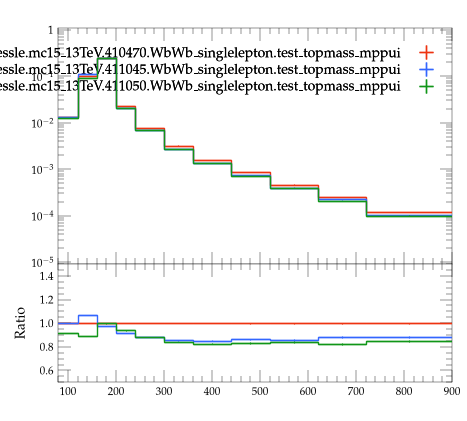

This chart was generated by the following Python code:
#! /usr/bin/env python3

# This Python script was auto-generated using YODA v2.1.2.
# Analysis object: /WbWb_singlelepton/m_minimax
# Timestamp: 07-08-2026 (09:16:01)

import matplotlib as mpl
import matplotlib.pyplot as plt
mpl.use('Agg') # comment out for interactive use
import os
import numpy as np
from numpy import nan, inf

plotDir = os.path.split(os.path.realpath(__file__))[0]
if 'YODA_USER_PLOT_PATH' in globals():
    plot_outdir = globals()['YODA_USER_PLOT_PATH']
else:
    plot_outdir = plotDir

#plot style
plt.style.use(os.path.join(plotDir, '../default.mplstyle'))
# plot metadata
figW, figH = plt.rcParams['figure.figsize']
ax_xLabel = ''
ax_yLabel = ''
ax_title  = ''
ax_xScale = 'linear'
ax_yScale = 'log'
xLims = (80.0, 900.0)
yLims = (9e-06, 1.1)

# TeX-friendly labels for the legend
labels = {
  'legend' : ([ r"user.johessle.mc15\_13TeV.410470.WbWb\_singlelepton.test\_topmass\_mppui", r"user.johessle.mc15\_13TeV.411045.WbWb\_singlelepton.test\_topmass\_mppui", r"user.johessle.mc15\_13TeV.411050.WbWb\_singlelepton.test\_topmass\_mppui" ], r""),
}

# Adjust canvas width and height
canvasW = 10.0
canvasH = 9.0
figW *= canvasW/10.
figH *= canvasH/9.

# Create figure and axis objects
fig, (ax, ratio0_ax) = plt.subplots(2, 1, sharex=True,
                  figsize=(figW,figH), gridspec_kw={'height_ratios': (6.0, 3.0)})

# Set figure margins
plt.subplots_adjust(
    left   = 1.0 * plt.rcParams['figure.subplot.left'],
    right  = 1.0 * plt.rcParams['figure.subplot.right'],
    top    = 1.0 * plt.rcParams['figure.subplot.top'],
    bottom = 1.0 * plt.rcParams['figure.subplot.bottom'])

ratio0_ax.yaxis.set_major_locator(mpl.ticker.MultipleLocator(0.2))
ratio0_ax.set_ylim(0.5, 1.4999)
ratio0_ax.set_ylabel('Ratio')

# the numerical data is stored in a separate file
dataf = dict()
prefix = os.path.split(__file__)[0]
if prefix:    prefix = prefix + '/'
exec(open(prefix+'m_minimax__data.py').read(), dataf)


legend_handles = dict() # keep track of handles for the legend

# style options for curves
# starts at zorder>=5 to draw curve on top of legend
styles = {
  'user.johessle.mc15_13TeV.410470.WbWb_singlelepton.test_topmass_mppui.yoda': {
    'color' : '#EE3311',
    'linestyle' : '-',
    'lineopacity' : 1.0,
    'linewidth' : 1,
    'marker' : 'none',
    'markersize' : 2,
    'capsize' : 0.0,
    'zorder' : 5,
    'histstyle' : 1,
    'drawstyle' : 'steps-pre',
    'xerrorbars' : 1,
    'yerrorbars' : 1,
    'fillcolor' : None,
    'fillopacity' : 1.0,
    'ratio0_linestyle' : '-',
    'ratio0_lineopacity' : 1.0,
    'ratio0_linewidth' : 1,
    'ratio0_marker' : 'none',
    'ratio0_markersize' : 2,
    'ratio0_capsize' : 0.0,
    'ratio0_zorder' : 5,
    'ratio0_histstyle' : 1,
    'ratio0_drawstyle' : 'steps-pre',
    'ratio0_xerrorbars' : 1,
    'ratio0_yerrorbars' : 1,
  },
  'user.johessle.mc15_13TeV.411045.WbWb_singlelepton.test_topmass_mppui.yoda': {
    'color' : '#3366FF',
    'linestyle' : '-',
    'lineopacity' : 1.0,
    'linewidth' : 1,
    'marker' : 'none',
    'markersize' : 2,
    'capsize' : 0.0,
    'zorder' : 6,
    'histstyle' : 1,
    'drawstyle' : 'steps-pre',
    'xerrorbars' : 1,
    'yerrorbars' : 1,
    'fillcolor' : None,
    'fillopacity' : 1.0,
    'ratio0_linestyle' : '-',
    'ratio0_lineopacity' : 1.0,
    'ratio0_linewidth' : 1,
    'ratio0_marker' : 'none',
    'ratio0_markersize' : 2,
    'ratio0_capsize' : 0.0,
    'ratio0_zorder' : 6,
    'ratio0_histstyle' : 1,
    'ratio0_drawstyle' : 'steps-pre',
    'ratio0_xerrorbars' : 1,
    'ratio0_yerrorbars' : 1,
  },
  'user.johessle.mc15_13TeV.411050.WbWb_singlelepton.test_topmass_mppui.yoda': {
    'color' : '#109618',
    'linestyle' : '-',
    'lineopacity' : 1.0,
    'linewidth' : 1,
    'marker' : 'none',
    'markersize' : 2,
    'capsize' : 0.0,
    'zorder' : 7,
    'histstyle' : 1,
    'drawstyle' : 'steps-pre',
    'xerrorbars' : 1,
    'yerrorbars' : 1,
    'fillcolor' : None,
    'fillopacity' : 1.0,
    'ratio0_linestyle' : '-',
    'ratio0_lineopacity' : 1.0,
    'ratio0_linewidth' : 1,
    'ratio0_marker' : 'none',
    'ratio0_markersize' : 2,
    'ratio0_capsize' : 0.0,
    'ratio0_zorder' : 7,
    'ratio0_histstyle' : 1,
    'ratio0_drawstyle' : 'steps-pre',
    'ratio0_xerrorbars' : 1,
    'ratio0_yerrorbars' : 1,
  },
}

# curve from input yoda files in main panel
for label, yvals in dataf['yvals'].items():
    if all(np.isnan(v) for v in dataf['yvals'][label]):
        continue
    tmp = None
    if styles[label]['histstyle']: # draw as histogram
        xpos = dataf['xedges'][label] if styles[label]['drawstyle'] else dataf['xpoints'][label]
        ypos = np.insert(yvals, 0, yvals[0]) if styles[label]['drawstyle'] else yvals
        if styles[label]['fillcolor']: # fill area below curve
            ax.fill_between(xpos, ypos, step='pre',
                            color=styles[label]['fillcolor'],
                            alpha=styles[label]['fillopacity'])
        tmp, = ax.plot(xpos, ypos,
                       color=styles[label]['color'],
                       linestyle=styles[label]['linestyle'],
                       alpha=styles[label]['lineopacity'],
                       linewidth=styles[label]['linewidth'],
                       drawstyle=styles[label]['drawstyle'], solid_joinstyle='miter',
                       zorder=styles[label]['zorder'], label=label)
    tmp = ax.errorbar(dataf['xpoints'][label], yvals,
                      xerr=np.array(dataf['xerrs'][label])*styles[label]['xerrorbars'],
                      yerr=np.array(dataf['yerrs'][label])*styles[label]['yerrorbars'],
                      fmt=styles[label]['marker'], capsize=styles[label]['capsize'],
                      alpha=styles[label]['lineopacity'],
                      markersize=styles[label]['markersize'],
                      ecolor=styles[label]['color'],
                      color=styles[label]['color'], zorder=styles[label]['zorder'])
    tmp[-1][0].set_linestyle(styles[label]['linestyle'])
    tmp[-1][0].set_linewidth(styles[label]['linewidth'])
    if label in dataf['add_legend_handle']:  legend_handles[label] = tmp
    for varLabel in dataf['variation_yvals'].keys():
        if varLabel.startswith(label):
            tmp, = ax.plot(dataf['xedges'][label], dataf['variation_yvals'][varLabel],
                           color=styles[label]['color'],
                           linestyle=styles[label]['linestyle'],
                           linewidth=styles[label]['linewidth'],
                           drawstyle='steps-pre', solid_joinstyle='miter',
                           zorder=styles[label]['zorder'], alpha=0.5)


# plots on ratio panel
# curve from input yoda files in ratio panel
for label, yvals in dataf['ratio0_yvals'].items():
    if all(np.isnan(v) for v in yvals):
        continue
    if styles[label]['ratio0_histstyle']: # plot as histogram
        xpos = dataf['xedges']['user.johessle.mc15_13TeV.410470.WbWb_singlelepton.test_topmass_mppui.yoda'] if styles[label]['ratio0_drawstyle'] else dataf['xpoints']['user.johessle.mc15_13TeV.410470.WbWb_singlelepton.test_topmass_mppui.yoda']
        ypos = np.insert(yvals, 0, yvals[0]) if styles[label]['ratio0_drawstyle'] else yvals
        ratio0_ax.plot(xpos, ypos,
                       color=styles[label]['color'],
                       linewidth=styles[label]['linewidth'],
                       linestyle=styles[label]['ratio0_linestyle'],
                       alpha=styles[label]['ratio0_lineopacity'],
                       drawstyle=styles[label]['ratio0_drawstyle'], zorder=styles[label]['zorder'],
                       solid_joinstyle='miter')
    tmp = ratio0_ax.errorbar(dataf['xpoints']['user.johessle.mc15_13TeV.410470.WbWb_singlelepton.test_topmass_mppui.yoda'], yvals,
                             xerr=np.array(dataf['ref_xerrs'])*styles[label]['ratio0_xerrorbars'],
                             yerr=np.array(dataf['ratio0_yerrs'][label])*styles[label]['ratio0_yerrorbars'],
                             fmt=styles[label]['ratio0_marker'], capsize=styles[label]['ratio0_capsize'],
                             alpha=styles[label]['ratio0_lineopacity'],
                             markersize=styles[label]['ratio0_markersize'],
                             ecolor=styles[label]['color'],
                             color=styles[label]['color'])
    tmp[-1][0].set_linestyle(styles[label]['ratio0_linestyle'])
    tmp[-1][0].set_linewidth(styles[label]['ratio0_linewidth'])

    for varlabel in dataf['ratio0_variation_vals'].keys():
        if varlabel.startswith(label):
            ratio0_ax.plot(dataf['xedges']['user.johessle.mc15_13TeV.410470.WbWb_singlelepton.test_topmass_mppui.yoda'],
                            dataf['ratio0_variation_vals'][varlabel],
                            color=styles[label]['color'],
                            linestyle=styles[label]['linestyle'],
                            linewidth=styles[label]['linewidth'],
                            drawstyle='steps-pre', solid_joinstyle='miter',
                            zorder=1, alpha=0.5)

legend_items = list(legend_handles.values())
ax.add_artist(ax.legend(legend_items,
                        labels['legend'][0],
                        title=labels['legend'][1],
                        alignment='right',
                        loc='upper right',
                        bbox_to_anchor=(1.0, 0.97),markerfirst=False))

# set plot metadata as defined above
ratio0_ax.set_xlabel(ax_xLabel)
ratio0_ax.xaxis.set_label_coords(1., -0.15)
ax.set_ylabel(ax_yLabel, ha='right', va='top')
ax.yaxis.set_label_coords(-0.11, 1.0)
ax.set_title(ax_title, loc='left')
ax.set_xscale(ax_xScale)
ax.set_yscale(ax_yScale)
ratio0_ax.set_yscale('linear')
ax.set_xlim(xLims)
ax.set_ylim(yLims)

# tick formatting
plt.rcParams['xtick.top'] = True
plt.rcParams['ytick.right'] = True
ax.yaxis.set_major_locator(mpl.ticker.LogLocator(base=10.0, numticks=np.inf))
ax.yaxis.set_minor_locator(mpl.ticker.LogLocator(
                           base=10.0, subs=np.arange(0.1, 1, 0.1), numticks=np.inf))
fig.align_ylabels((ax, ratio0_ax))
plt.savefig(os.path.join(plot_outdir, 'm_minimax.pdf'), format='PDF')
plt.savefig(os.path.join(plot_outdir, 'm_minimax.png'), format='PNG')

plt.close(fig)
